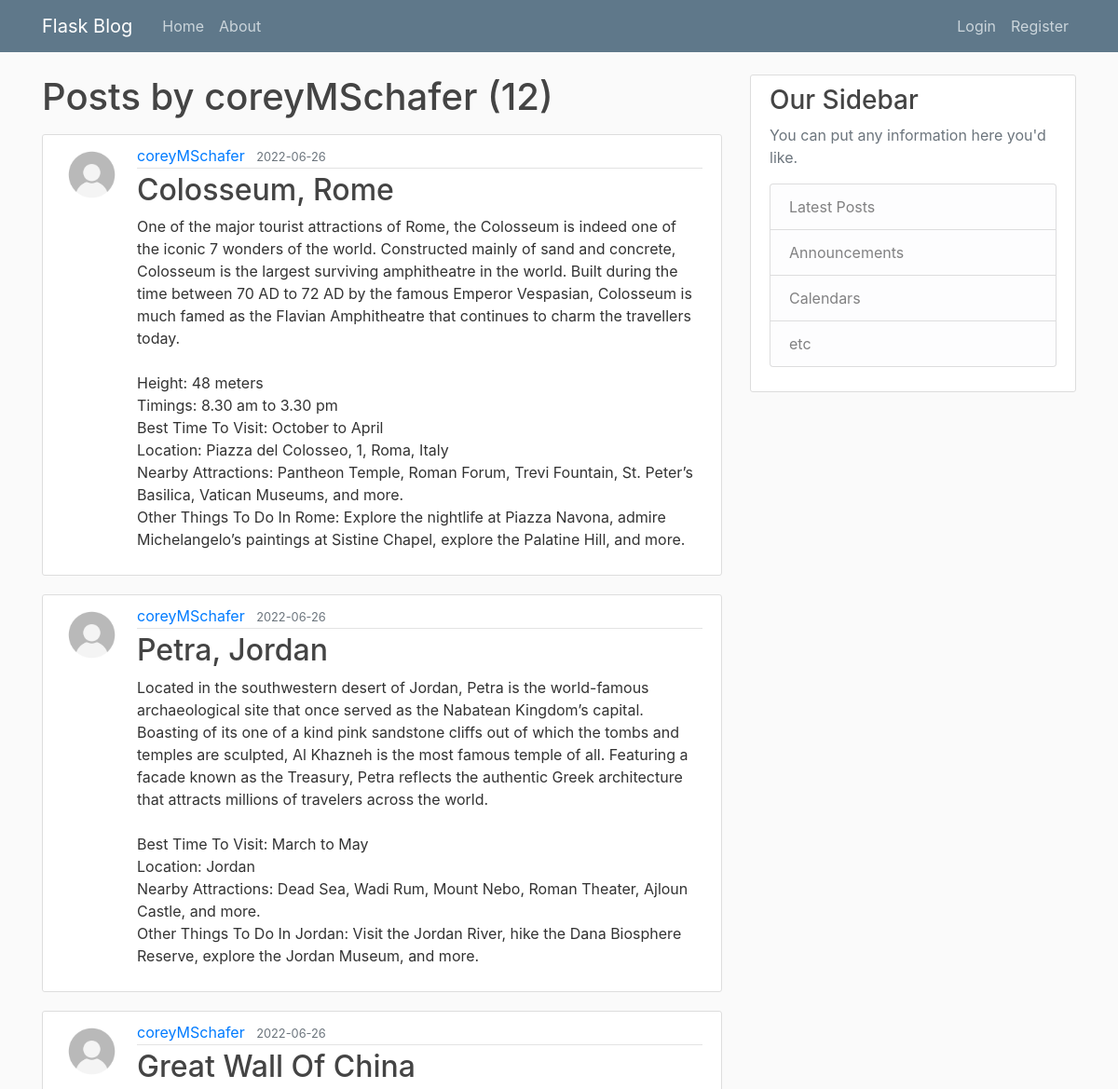
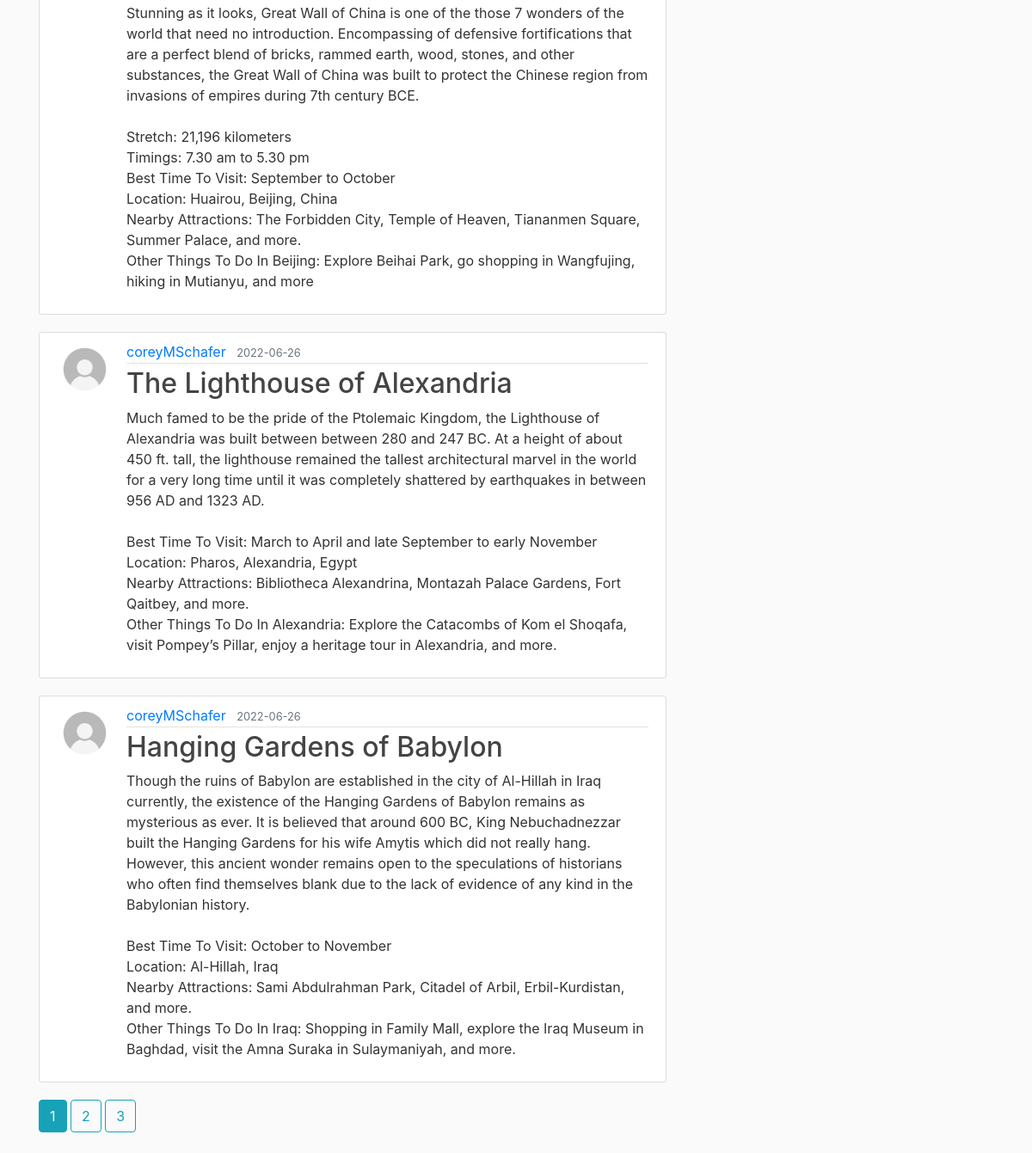
The page /user/coreyMSchafer on the database its author committed (2 pictures, top to bottom).
### app/models.py (models this page shows, shortened)
class User(db.Model, UserMixin):
  id = db.Column(db.Integer, primary_key=True)
  username = db.Column(db.String(20), unique=True, nullable=False)
  email = db.Column(db.String(120), unique=True, nullable=False)
  image_file = db.Column(db.String(20), nullable=False, default='default.jpg')
  password = db.Column(db.String(60), nullable=False)
  posts = db.relationship('Post', backref='author',lazy=True)

class Post(db.Model):
  id = db.Column(db.Integer, primary_key=True)
  title = db.Column(db.String(100), nullable=False)
  date_posted = db.Column(db.DateTime, nullable=False, default=datetime.utcnow)
  content = db.Column(db.Text, nullable=False)
  user_id = db.Column(db.Integer, db.ForeignKey('user.id'), nullable=False)

### app/users/routes.py (the view)
@users.route("/user/<string:username>")
def user_posts(username):
  page = request.args.get('page', 1, type=int)
  user = User.query.filter_by(username=username).first_or_404()
  posts = Post.query.filter_by(author=user).order_by(Post.date_posted.desc()).paginate(per_page=5, page=page)
  return render_template("user_post.html", posts=posts, user=user)

### app/templates/user_post.html (shortened to what this page needs)
{% extends "layout.html" %}
{% block content %}
<h1 class="mb-3">Posts by {{ user.username }} ({{ posts.total }})</h1>
{% for post in posts.items %}
<article class="media content-section">
  <img src="{{ url_for('static', filename='profile_pics/' + post.author.image_file) }}"
    class="rounded-circle article-img">
  <div class="media-body">
    <div class="article-metadata">
      <a class="mr-2" href="{{ url_for('users.user_posts', username=post.author.username) }}">{{ post.author.username }}</a>
      <small class="text-muted">{{ post.date_posted.strftime('%Y-%m-%d') }}</small>
    </div>
    <h2><a class="article-title" href="{{ url_for('posts.post', post_id=post.id) }}">{{ post.title }}</a></h2>
    <p class="article-content">{{ post.content }}</p>
  </div>
</article>
{% endfor %}
{% for page_num in posts.iter_pages(left_edge=1, right_edge=1, left_current=1, right_current=2) %}
{% if page_num %}
  {% if posts.page == page_num %}
    <a href="{{ url_for('users.user_posts',username=user.username, page=page_num) }}" class="btn btn-info mb-4">{{ page_num }}</a>
  {% else %}
    <a href="{{ url_for('users.user_posts',username=user.username, page=page_num) }}" class="btn btn-outline-info mb-4">{{ page_num }}</a>
  {% endif %}
{% endif %}
{% endfor %}
{% endblock content %}

### app/templates/layout.html (shortened to what this page needs)
<!DOCTYPE html>
<html lang="en">
<head>
  <link rel="stylesheet" href="https://cdn.jsdelivr.net/npm/bootstrap@4.3.1/dist/css/bootstrap.min.css"
>
  <link rel="stylesheet" href="{{ url_for('static', filename='main.css') }}">
</head>
<body>
  <header class="site-header">
    <nav class="navbar navbar-expand-md navbar-dark bg-steel fixed-top">
      <div class="container">
        <a class="navbar-brand mr-4" href="/">Flask Blog</a>
        <div class="collapse navbar-collapse" id="navbarToggle">
          <div class="navbar-nav mr-auto">
            <a class="nav-item nav-link" href="{{ url_for('main.home') }}">Home</a>
            <a class="nav-item nav-link" href="{{ url_for('main.about') }}">About</a>
          </div>
          <div class="navbar-nav">
            {% if current_user.is_authenticated %}
            <a class="nav-item nav-link" href="{{ url_for('posts.new_post') }}">New Post</a>
              <a class="nav-item nav-link" href="{{ url_for('users.account') }}">Account</a>
              <a class="nav-item nav-link" href="{{ url_for('users.logout') }}">Logout</a>
            {% else %}
              <a class="nav-item nav-link" href="{{ url_for('users.login') }}">Login</a>
              <a class="nav-item nav-link" href="{{ url_for('users.register') }}">Register</a>
            {% endif %}
            </div>
        </div>
      </div>
    </nav>
  </header>
  <main role="main" class="container">
    <div class="row">
      <div class="col-md-8">
        {% block content %}{% endblock %}
      </div>
      <div class="col-md-4">
        <div class="content-section">
          <h3>Our Sidebar</h3>
          <p class='text-muted'>You can put any information here you'd like.
          <ul class="list-group">
            <li class="list-group-item list-group-item-light">Latest Posts</li>
            <li class="list-group-item list-group-item-light">Announcements</li>
            <li class="list-group-item list-group-item-light">Calendars</li>
            <li class="list-group-item list-group-item-light">etc</li>
          </ul>
          </p>
        </div>
      </div>
    </div>
  </main>
</body>
</html>

### app/static/main.css (style rules this page uses)
body { background: #fafafa; color: #333333; margin-top: 5rem; }
h1, h2, h3, h4, h5, h6 { color: #444444; }
.bg-steel { background-color: #5f788a; }
.site-header .navbar-nav .nav-link { color: #cbd5db; }
.content-section { background: #ffffff; padding: 10px 20px; border: 1px solid #dddddd; border-radius: 3px; margin-bottom: 20px; }
.article-title { color: #444444; }
.article-content { white-space: pre-line; }
.article-img { height: 65px; width: 65px; margin-right: 16px; }
.article-metadata { padding-bottom: 1px; margin-bottom: 4px; border-bottom: 1px solid #e3e3e3 }

### rows shown on the page
User: username "coreyMSchafer"
Post: image_file (placeholder picture), author.username "coreyMSchafer", date_posted "2022-06-26", title "Colosseum, Rome", content "One of the major tourist attractions of Rome, the Colosseum is indeed one of the iconic 7 wonders of the world. Constructed mainly of sand and concrete, Colosseum is the largest surviving amphitheatre in the world. Built during the time between 70 AD to 72 AD by the famous Emperor Vespasian, Colosseum is much famed as the Flavian Amphitheatre that continues to charm the travellers today. Height: 48 meters Timings: 8.30 am to 3.30 pm Best Time To Visit: October to April Location: Piazza del Colosseo, 1, Roma, Italy Nearby Attractions: Pantheon Temple, Roman Forum, Trevi Fountain, St. Peter’s Basilica, Vatican Museums, and more. Other Things To Do In Rome: Explore the nightlife at Piazza…"
Post: image_file (placeholder picture), author.username "coreyMSchafer", date_posted "2022-06-26", title "Petra, Jordan", content "Located in the southwestern desert of Jordan, Petra is the world-famous archaeological site that once served as the Nabatean Kingdom’s capital. Boasting of its one of a kind pink sandstone cliffs out of which the tombs and temples are sculpted, Al Khazneh is the most famous temple of all. Featuring a facade known as the Treasury, Petra reflects the authentic Greek architecture that attracts millions of travelers across the world. Best Time To Visit: March to May Location: Jordan Nearby Attractions: Dead Sea, Wadi Rum, Mount Nebo, Roman Theater, Ajloun Castle, and more. Other Things To Do In Jordan: Visit the Jordan River, hike the Dana Biosphere Reserve, explore the Jordan Museum, and more."
Post: image_file (placeholder picture), author.username "coreyMSchafer", date_posted "2022-06-26", title "Great Wall Of China", content "Stunning as it looks, Great Wall of China is one of the those 7 wonders of the world that need no introduction. Encompassing of defensive fortifications that are a perfect blend of bricks, rammed earth, wood, stones, and other substances, the Great Wall of China was built to protect the Chinese region from invasions of empires during 7th century BCE. Stretch: 21,196 kilometers Timings: 7.30 am to 5.30 pm Best Time To Visit: September to October Location: Huairou, Beijing, China Nearby Attractions: The Forbidden City, Temple of Heaven, Tiananmen Square, Summer Palace, and more. Other Things To Do In Beijing: Explore Beihai Park, go shopping in Wangfujing, hiking in Mutianyu, and more"
Post: image_file (placeholder picture), author.username "coreyMSchafer", date_posted "2022-06-26", title "The Lighthouse of Alexandria", content "Much famed to be the pride of the Ptolemaic Kingdom, the Lighthouse of Alexandria was built between between 280 and 247 BC. At a height of about 450 ft. tall, the lighthouse remained the tallest architectural marvel in the world for a very long time until it was completely shattered by earthquakes in between 956 AD and 1323 AD. Best Time To Visit: March to April and late September to early November Location: Pharos, Alexandria, Egypt Nearby Attractions: Bibliotheca Alexandrina, Montazah Palace Gardens, Fort Qaitbey, and more. Other Things To Do In Alexandria: Explore the Catacombs of Kom el Shoqafa, visit Pompey’s Pillar, enjoy a heritage tour in Alexandria, and more."
Post: image_file (placeholder picture), author.username "coreyMSchafer", date_posted "2022-06-26", title "Hanging Gardens of Babylon", content "Though the ruins of Babylon are established in the city of Al-Hillah in Iraq currently, the existence of the Hanging Gardens of Babylon remains as mysterious as ever. It is believed that around 600 BC, King Nebuchadnezzar built the Hanging Gardens for his wife Amytis which did not really hang. However, this ancient wonder remains open to the speculations of historians who often find themselves blank due to the lack of evidence of any kind in the Babylonian history. Best Time To Visit: October to November Location: Al-Hillah, Iraq Nearby Attractions: Sami Abdulrahman Park, Citadel of Arbil, Erbil-Kurdistan, and more. Other Things To Do In Iraq: Shopping in Family Mall, explore the Iraq…"

### other values the page prints
{{ posts.total }} "12"
{{ page_num }} "1"
{{ page_num }} "2" "3"
